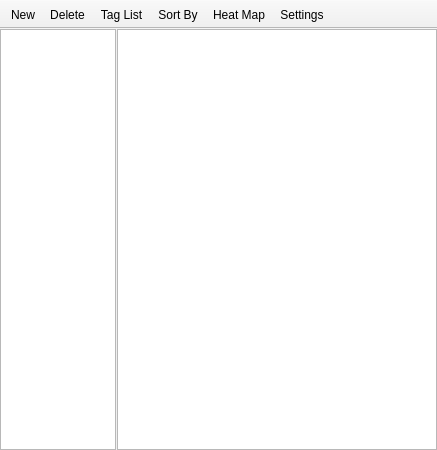
<?xml version="1.0" encoding="UTF-8"?>
<ui version="4.0">
 <class>mainWindow</class>
 <widget class="QMainWindow" name="mainWindow">
  <property name="geometry">
   <rect>
    <x>0</x>
    <y>0</y>
    <width>437</width>
    <height>450</height>
   </rect>
  </property>
  <property name="minimumSize">
   <size>
    <width>400</width>
    <height>450</height>
   </size>
  </property>
  <property name="windowTitle">
   <string>Hazama</string>
  </property>
  <widget class="QWidget" name="centralwidget">
   <layout class="QHBoxLayout" name="horizontalLayout">
    <property name="spacing">
     <number>0</number>
    </property>
    <property name="leftMargin">
     <number>0</number>
    </property>
    <property name="topMargin">
     <number>0</number>
    </property>
    <property name="rightMargin">
     <number>0</number>
    </property>
    <property name="bottomMargin">
     <number>0</number>
    </property>
    <item>
     <widget class="QSplitter" name="splitter">
      <property name="orientation">
       <enum>Qt::Horizontal</enum>
      </property>
      <property name="handleWidth">
       <number>1</number>
      </property>
      <property name="childrenCollapsible">
       <bool>false</bool>
      </property>
      <widget class="TagList" name="tagList">
       <property name="sizePolicy">
        <sizepolicy hsizetype="Maximum" vsizetype="Maximum">
         <horstretch>0</horstretch>
         <verstretch>0</verstretch>
        </sizepolicy>
       </property>
       <property name="autoScroll">
        <bool>false</bool>
       </property>
       <property name="editTriggers">
        <set>QAbstractItemView::EditKeyPressed</set>
       </property>
      </widget>
      <widget class="DiaryList" name="diaryList">
       <property name="minimumSize">
        <size>
         <width>320</width>
         <height>0</height>
        </size>
       </property>
       <property name="editTriggers">
        <set>QAbstractItemView::NoEditTriggers</set>
       </property>
       <property name="selectionMode">
        <enum>QAbstractItemView::ExtendedSelection</enum>
       </property>
       <property name="verticalScrollMode">
        <enum>QAbstractItemView::ScrollPerPixel</enum>
       </property>
      </widget>
     </widget>
    </item>
   </layout>
  </widget>
  <widget class="QToolBar" name="toolBar">
   <property name="windowTitle">
    <string>toolBar</string>
   </property>
   <property name="movable">
    <bool>false</bool>
   </property>
   <property name="floatable">
    <bool>false</bool>
   </property>
   <attribute name="toolBarArea">
    <enum>TopToolBarArea</enum>
   </attribute>
   <attribute name="toolBarBreak">
    <bool>false</bool>
   </attribute>
   <addaction name="creAct"/>
   <addaction name="delAct"/>
   <addaction name="tListAct"/>
   <addaction name="sorAct"/>
   <addaction name="mapAct"/>
   <addaction name="cfgAct"/>
  </widget>
  <action name="creAct">
   <property name="icon">
    <iconset resource="res/res.qrc">
     <normaloff>:/toolbar/new.png</normaloff>:/toolbar/new.png</iconset>
   </property>
   <property name="text">
    <string>New</string>
   </property>
   <property name="shortcut">
    <string>Ctrl+N</string>
   </property>
  </action>
  <action name="tListAct">
   <property name="checkable">
    <bool>true</bool>
   </property>
   <property name="icon">
    <iconset resource="res/res.qrc">
     <normaloff>:/toolbar/tag-list.png</normaloff>:/toolbar/tag-list.png</iconset>
   </property>
   <property name="text">
    <string>Tag List</string>
   </property>
   <property name="toolTip">
    <string>Tag List</string>
   </property>
   <property name="shortcut">
    <string>F9</string>
   </property>
  </action>
  <action name="delAct">
   <property name="icon">
    <iconset resource="res/res.qrc">
     <normaloff>:/toolbar/delete.png</normaloff>:/toolbar/delete.png</iconset>
   </property>
   <property name="text">
    <string>Delete</string>
   </property>
   <property name="toolTip">
    <string>Delete</string>
   </property>
   <property name="shortcut">
    <string>Del</string>
   </property>
  </action>
  <action name="sorAct">
   <property name="icon">
    <iconset resource="res/res.qrc">
     <normaloff>:/toolbar/sort.png</normaloff>:/toolbar/sort.png</iconset>
   </property>
   <property name="text">
    <string>Sort By</string>
   </property>
   <property name="toolTip">
    <string>Sort By</string>
   </property>
  </action>
  <action name="cfgAct">
   <property name="icon">
    <iconset resource="res/res.qrc">
     <normaloff>:/toolbar/config.png</normaloff>:/toolbar/config.png</iconset>
   </property>
   <property name="text">
    <string>Settings</string>
   </property>
   <property name="toolTip">
    <string>Settings</string>
   </property>
  </action>
  <action name="mapAct">
   <property name="icon">
    <iconset resource="res/res.qrc">
     <normaloff>:/toolbar/heatmap.png</normaloff>:/toolbar/heatmap.png</iconset>
   </property>
   <property name="text">
    <string>Heat Map</string>
   </property>
   <property name="toolTip">
    <string>Heat Map</string>
   </property>
   <property name="shortcut">
    <string>Ctrl+M</string>
   </property>
  </action>
 </widget>
 <customwidgets>
  <customwidget>
   <class>DiaryList</class>
   <extends>QListView</extends>
   <header>diarylist.h</header>
   <slots>
    <signal>countChanged()</signal>
    <signal>startLoading()</signal>
    <slot>setFilterByTag(QString)</slot>
    <slot>reload()</slot>
    <slot>refreshFilteredTags(QString)</slot>
   </slots>
  </customwidget>
  <customwidget>
   <class>TagList</class>
   <extends>QListWidget</extends>
   <header>taglist.h</header>
   <slots>
    <signal>currentTagChanged(QString)</signal>
    <signal>tagNameModified(QString)</signal>
   </slots>
  </customwidget>
 </customwidgets>
 <tabstops>
  <tabstop>diaryList</tabstop>
  <tabstop>tagList</tabstop>
 </tabstops>
 <resources>
  <include location="res/res.qrc"/>
 </resources>
 <connections>
  <connection>
   <sender>tListAct</sender>
   <signal>triggered(bool)</signal>
   <receiver>mainWindow</receiver>
   <slot>toggleTagList(bool)</slot>
   <hints>
    <hint type="sourcelabel">
     <x>-1</x>
     <y>-1</y>
    </hint>
    <hint type="destinationlabel">
     <x>218</x>
     <y>224</y>
    </hint>
   </hints>
  </connection>
  <connection>
   <sender>tagList</sender>
   <signal>currentTagChanged(QString)</signal>
   <receiver>diaryList</receiver>
   <slot>setFilterByTag(QString)</slot>
   <hints>
    <hint type="sourcelabel">
     <x>57</x>
     <y>241</y>
    </hint>
    <hint type="destinationlabel">
     <x>276</x>
     <y>241</y>
    </hint>
   </hints>
  </connection>
  <connection>
   <sender>tagList</sender>
   <signal>tagNameModified(QString)</signal>
   <receiver>diaryList</receiver>
   <slot>refreshFilteredTags(QString)</slot>
   <hints>
    <hint type="sourcelabel">
     <x>57</x>
     <y>239</y>
    </hint>
    <hint type="destinationlabel">
     <x>276</x>
     <y>239</y>
    </hint>
   </hints>
  </connection>
  <connection>
   <sender>mapAct</sender>
   <signal>triggered()</signal>
   <receiver>mainWindow</receiver>
   <slot>startHeatMap()</slot>
   <hints>
    <hint type="sourcelabel">
     <x>-1</x>
     <y>-1</y>
    </hint>
    <hint type="destinationlabel">
     <x>218</x>
     <y>224</y>
    </hint>
   </hints>
  </connection>
  <connection>
   <sender>diaryList</sender>
   <signal>activated(QModelIndex)</signal>
   <receiver>mainWindow</receiver>
   <slot>startEditor()</slot>
   <hints>
    <hint type="sourcelabel">
     <x>276</x>
     <y>239</y>
    </hint>
    <hint type="destinationlabel">
     <x>218</x>
     <y>224</y>
    </hint>
   </hints>
  </connection>
  <connection>
   <sender>creAct</sender>
   <signal>triggered()</signal>
   <receiver>mainWindow</receiver>
   <slot>startEditorNew()</slot>
   <hints>
    <hint type="sourcelabel">
     <x>-1</x>
     <y>-1</y>
    </hint>
    <hint type="destinationlabel">
     <x>218</x>
     <y>224</y>
    </hint>
   </hints>
  </connection>
  <connection>
   <sender>delAct</sender>
   <signal>triggered()</signal>
   <receiver>mainWindow</receiver>
   <slot>deleteSelectedDiary()</slot>
   <hints>
    <hint type="sourcelabel">
     <x>-1</x>
     <y>-1</y>
    </hint>
    <hint type="destinationlabel">
     <x>218</x>
     <y>224</y>
    </hint>
   </hints>
  </connection>
 </connections>
 <slots>
  <slot>toggleTagList(bool)</slot>
  <slot>startHeatMap()</slot>
  <slot>startEditor()</slot>
  <slot>startEditorNew()</slot>
  <slot>deleteSelectedDiary()</slot>
 </slots>
</ui>
